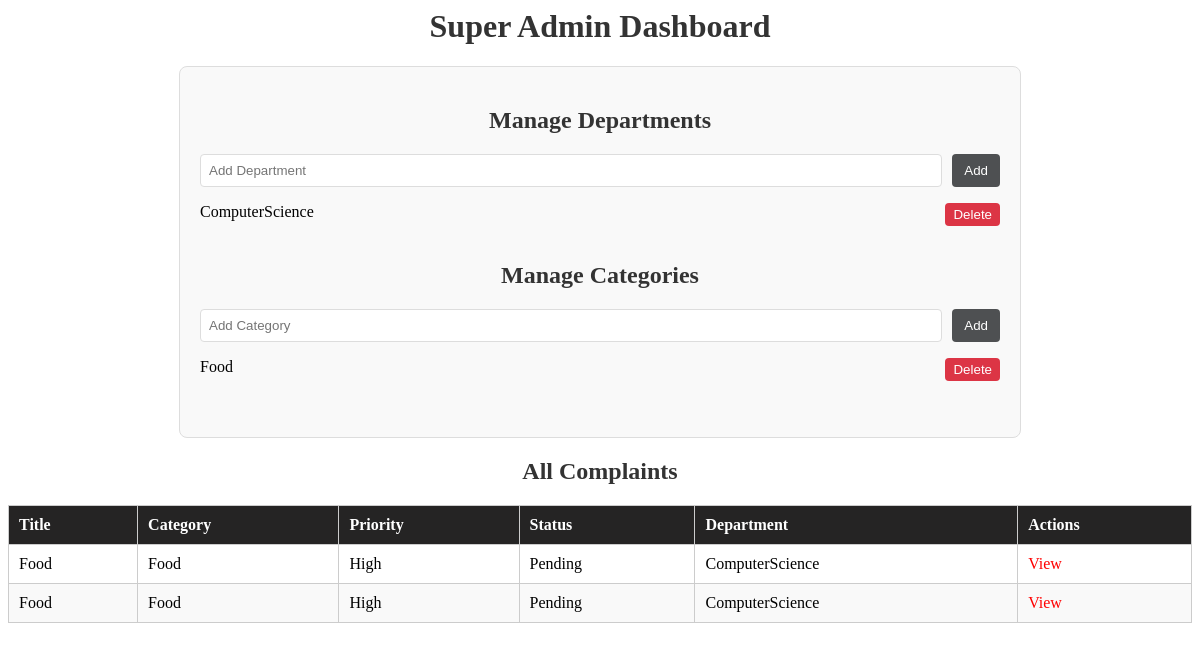
The app's page /super_admin_dashboard/ (signed in) with its own data.
### My_App/models.py (models this page shows, shortened)
class Department(models.Model):
    name = models.CharField(max_length=50, unique=True)

class Category(models.Model):
    name = models.CharField(max_length=50, unique=True)

class Complaint(models.Model):
    user = models.ForeignKey(Signin, on_delete=models.CASCADE)
    title = models.CharField(max_length=100)
    description = models.TextField()
    category = models.ForeignKey(Category, on_delete=models.CASCADE)
    priority = models.CharField(max_length=20)
    department = models.ForeignKey(Department, on_delete=models.CASCADE)
    assigned_to = models.CharField(max_length=50)
    attachment = models.FileField(upload_to="attachments/attachments", null=True, blank=True)
    created_at = models.DateTimeField(default=now)
    status = models.CharField(max_length=20, default='Pending')

### My_App/views.py (the view, shortened to what this page needs)
# urls.py: path('super_admin_dashboard/', views.super_admin_dashboard, name='super_admin_dashboard'),
@login_required
def super_admin_dashboard(request):
    if not request.user.is_superuser:
        return redirect('error_page')
    complaints = Complaint.objects.all()
    departments = Department.objects.all()
    categories = Category.objects.all()
    context = {
        "complaints": complaints,
        "departments": departments,
        "categories": categories,
    }
    return render(request, 'super_admin_dashboard.html', context)

### templates/super_admin_dashboard.html (shortened to what this page needs)
{% block content %}
<body>
<div id="super_admin">
    <h1>Super Admin Dashboard</h1>
</div>
<div class="dashboard">
    <section class="manage-section">
        <h2>Manage Departments</h2>
        <form method="POST" class="form-inline">
            <input type="text" name="department_name" placeholder="Add Department" required>
            <button type="submit" name="add_department">Add</button>
        </form>
        <ul>
            {% for department in departments %}
            <li>
                {{ department.name }}
                <form method="POST" style="display:inline;">
                    <button type="submit" name="delete_department" class="delete-button">Delete</button>
                </form>
            </li>
            {% endfor %}
        </ul>
    </section>
    <section class="manage-section">
        <h2>Manage Categories</h2>
        <form method="POST" class="form-inline">
            <input type="text" name="category_name" placeholder="Add Category" required>
            <button type="submit" name="add_category">Add</button>
        </form>
        <ul>
            {% for category in categories %}
            <li>
                {{ category.name }}
                <form method="POST" style="display:inline;">
                    <button type="submit" name="delete_category" class="delete-button">Delete</button>
                </form>
            </li>
            {% endfor %}
        </ul>
    </section>
</div>
<section class="complaints-section">
    <h2>All Complaints</h2>
    <table>
        <thead>
            <tr>
                <th>Title</th>
                <th>Category</th>
                <th>Priority</th>
                <th>Status</th>
                <th>Department</th>
                <th>Actions</th>
            </tr>
        </thead>
        <tbody>
            {% for complaint in complaints %}
            <tr>
                <td>{{ complaint.title }}</td>
                <td>{{ complaint.category.name }}</td>
                <td>{{ complaint.priority }}</td>
                <td>{{ complaint.status }}</td>
                <td>{{ complaint.department.name }}</td>
                <td>
                    <a href="{% url 'view_complaint' complaint.id %}" class="view-button">View</a>
                </td>
            </tr>
            {% endfor %}
        </tbody>
    </table>
</section>
</body>
{% endblock %}

### templates/super_admin_dashboard.html (style rules this page uses)
.dashboard { max-width: 800px; margin: auto; padding: 20px; background-color: #f9f9f9; border: 1px solid #ddd; border-radius: 8px; }
h1, h2 { text-align: center; color: #333; }
table { width: 100%; border-collapse: collapse; margin-bottom: 20px; }
th, td { border: 1px solid #ccc; padding: 10px; text-align: left; }
th { background-color: #252424; color: white; }
tr:nth-child(even) { background-color: #f9f9f9; }
.form-inline { display: flex; margin-bottom: 10px; }
.form-inline input { flex: 1; padding: 8px; margin-right: 10px; border: 1px solid #ddd; border-radius: 4px; }
.form-inline button { padding: 8px 12px; background-color: #4e5052; color: #fff; border: none; border-radius: 4px; cursor: pointer; }
ul { list-style-type: none; padding: 0; }
li { margin-bottom: 10px; display: flex; justify-content: space-between; }
.delete-button { background-color: #dc3545; color: #fff; border: none; border-radius: 4px; cursor: pointer; padding: 4px 8px; }
.manage-section { margin-bottom: 20px; }
a { text-align: center; text-decoration: none; color: red; }

### records on screen
Department: name "ComputerScience"
Category: name "Food"
Complaint: title "Food", category.name "Food", priority "High", status "Pending", department.name "ComputerScience"
Complaint: title "Food", category.name "Food", priority "High", status "Pending", department.name "ComputerScience"
